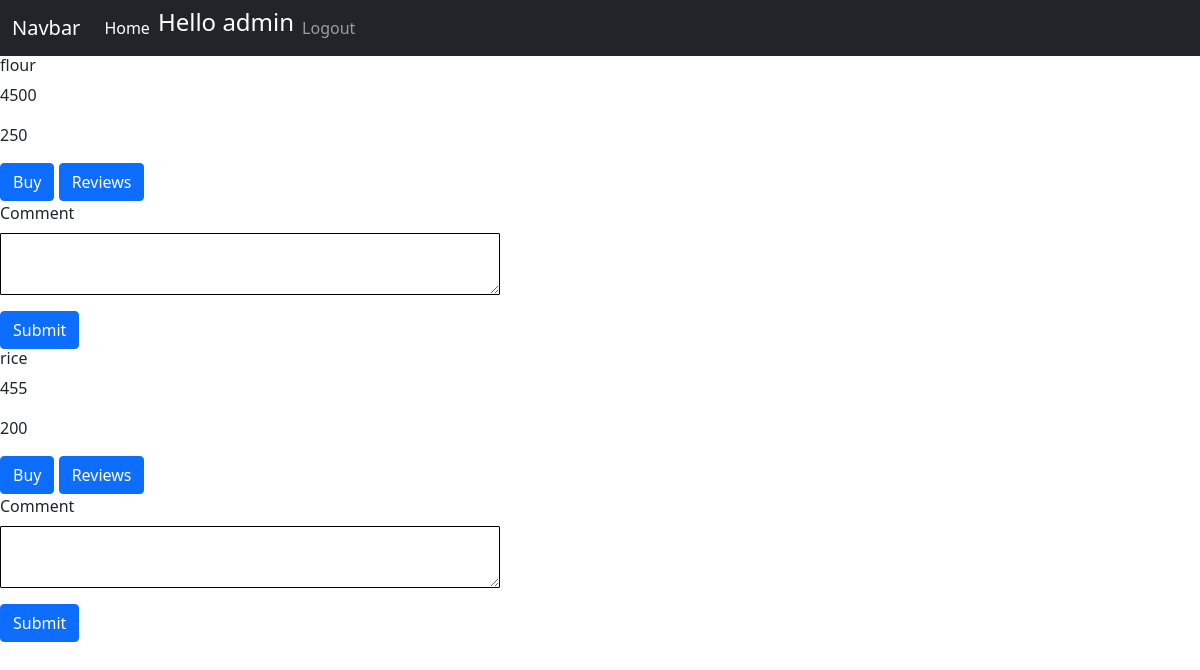
/1/enterShop (signed in), run on the app's committed database.
### home/models.py (models this page shows)
class Items(models.Model):
    name = models.CharField(max_length=1000)
    item = models.CharField(max_length=1000)
    quantity = models.IntegerField()
    price = models.IntegerField()

### home/views.py (the view)
# urls.py: path("<int:id>/enterShop", views.enterShop, name="enterShop"),
def enterShop(request, id):
    shop = Shopkeeper.objects.get(id=id)
    items = Items.objects.filter(name=shop.name)
    return render(request, "items.html", {"items": items, "shopId": id})

### templates/items.html (shortened to what this page needs)
{% extends 'base.html' %}
{% block content %}
    {% for item in items %}
        <h6>{{item.item}}</h6>
        <p>{{item.quantity}}</p>
        <p>{{item.price}}</p>
        <a href="" class="btn btn-primary">Buy</a>
        <a href="/{{shopId}}/{{item.id}}/itemReviews" class="btn btn-primary">Reviews</a>
        <form action="/{{shopId}}/{{item.id}}/submitReviews" method="post">
            <div class="mb-3"">
                <label for=" comment" class="form-label">Comment</label>
                <textarea class="form-control" style="width: 500px; border: 1px solid black; border-radius: 1px;" id="comment"
                    name="comment"></textarea>
            </div>
            <button type="submit" class="btn btn-primary">Submit</button>
        </form>
    {%empty%}
        <h2>Nothing to show</h2>
    {% endfor %}
{% endblock content %}

### templates/base.html (shortened to what this page needs)
<!DOCTYPE html>
<html lang="en">
  <head>
    <link
      href="https://cdn.jsdelivr.net/npm/bootstrap@5.1.3/dist/css/bootstrap.min.css"
      rel="stylesheet"
    />
  </head>
  <body>
    <nav class="navbar navbar-expand-lg navbar-dark bg-dark">
  <div class="container-fluid">
    <a class="navbar-brand" href="#">Navbar</a>
    <div class="collapse navbar-collapse" id="navbarSupportedContent">
      <ul class="navbar-nav me-auto mb-2 mb-lg-0">
        <li class="nav-item">
          <a class="nav-link active" aria-current="page" href="#">Home</a>
        </li>
        {% if request.user.is_authenticated %}
            <li>
                <h4 style="color: white;">
                    Hello {{request.user.username}}
                </h4>
            </li>
            <li class="nav-item">
                <a class="nav-link" href="/shopkeeperLogout">Logout</a>
            </li>
        {% else %}
            <li class="nav-item">
                <a class="nav-link" href="/shopkeeperLogin">Login</a>
            </li>
        {% endif %}
    </div>
  </div>
</nav>
    {% block content %}{% endblock content %}
  </body>
</html>

### data on the page
Items: item "flour", quantity "4500", price "250"
Items: item "rice", quantity "455", price "200"

### other printed values
{{ request.user.username }} "admin"
